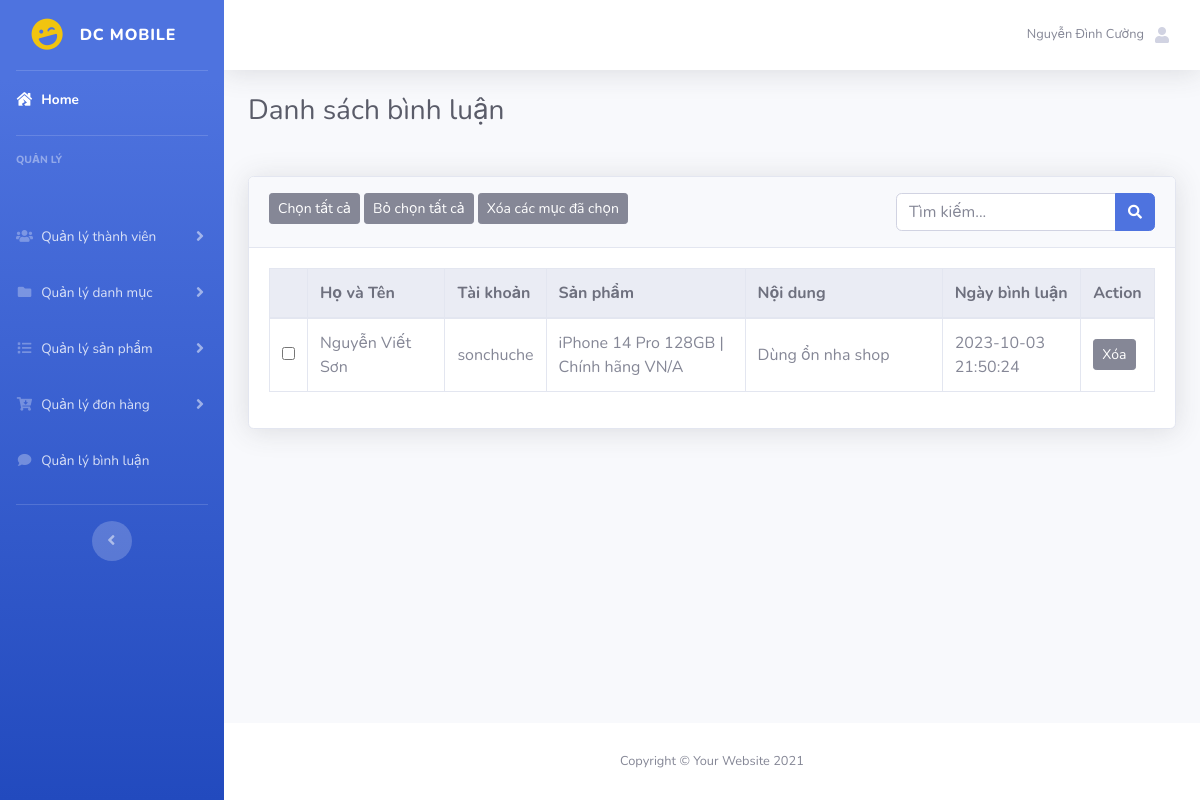
Before: /admin/index.php?act=listbl (signed in) with the older database file.
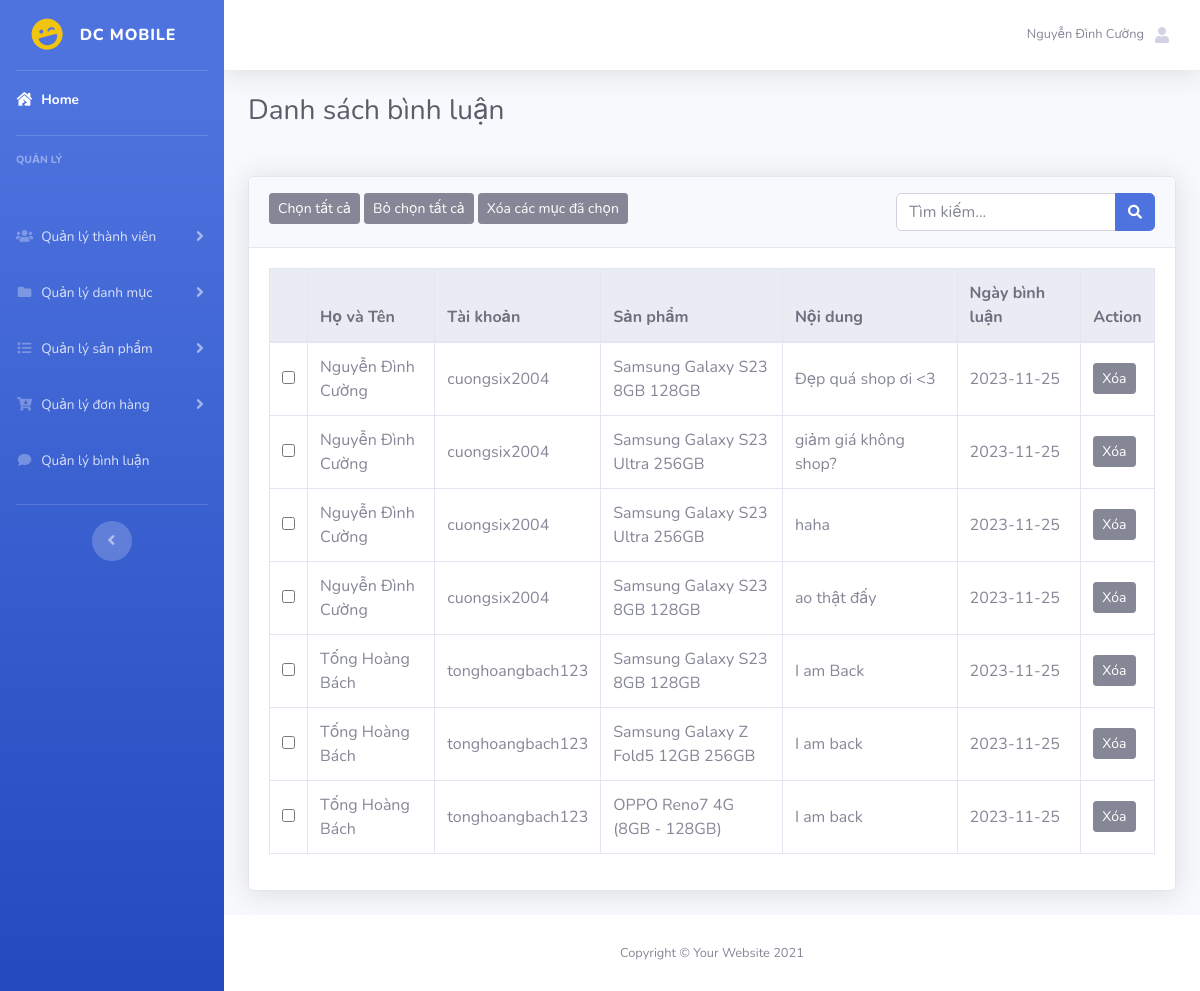
After: the same page with the newer database file.
### tables this page shows
CREATE TABLE `binhluan` (
  `id` int(5) NOT NULL,
  `idtaikhoan` int(5) NOT NULL,
  `idsanpham` int(5) NOT NULL,
  `noidung` varchar(255) NOT NULL,
  `ngaybinhluan` date DEFAULT NULL
);

CREATE TABLE `taikhoan` (
  `id` int(5) NOT NULL,
  `hovaten` varchar(50) DEFAULT NULL,
  `tendangnhap` varchar(50) NOT NULL,
  `matkhau` varchar(50) NOT NULL,
  `email` varchar(255) NOT NULL,
  `sodienthoai` varchar(20) DEFAULT NULL,
  `diachi` varchar(255) DEFAULT NULL,
  `role` tinyint(5) NOT NULL DEFAULT 0
);

CREATE TABLE `sanpham` (
  `id` int(5) NOT NULL,
  `iddm` int(5) NOT NULL,
  `tensp` varchar(255) NOT NULL,
  `giasp` int(20) NOT NULL DEFAULT 0,
  `giakm` int(20) NOT NULL,
  `image` varchar(255) DEFAULT NULL,
  `soluong` int(5) NOT NULL DEFAULT 0,
  `trangthai` tinyint(1) NOT NULL DEFAULT 0 COMMENT '0. còn hàng 1. hết hàng',
  `khuyenmai` int(10) NOT NULL DEFAULT 0,
  `mota` text DEFAULT NULL,
  `luotxem` int(20) NOT NULL DEFAULT 0
);

### model/pdo.php (called while the page is built, shortened)
<?php
function pdo_get_connection(){
    $servername = "localhost";
    $username = "root";
    $password = "";
    try {
        $conn = new PDO("mysql:host=$servername;dbname=du_an_1", $username, $password);
        $conn->setAttribute(PDO::ATTR_ERRMODE, PDO::ERRMODE_EXCEPTION);
        return $conn;
    } catch(PDOException $e) {
        echo "Connection failed: " . $e->getMessage();
    }
}
function pdo_query($sql){
    $sql_args=array_slice(func_get_args(),1);
    try{
        $conn=pdo_get_connection();
        $stmt=$conn->prepare($sql);
        $stmt->execute($sql_args);
        $rows=$stmt->fetchAll();
        return $rows;
    }
    catch(PDOException $e){
        throw $e;
    }
    finally{
        unset($conn);
    }
}
?>

### model/binhluan.php (called while the page is built, shortened)
<?php
 function load_all_bl($kyw){
    $query="SELECT binhluan.*, taikhoan.hovaten, taikhoan.tendangnhap, sanpham.tensp FROM binhluan
    INNER JOIN taikhoan ON binhluan.idtaikhoan=taikhoan.id INNER JOIN sanpham ON binhluan.idsanpham=sanpham.id WHERE 1";
    $query .=" ORDER BY id asc";
    return pdo_query($query);
}
?>

### admin/binhluan/list.php (the view)
<div class="container-fluid">
    <h1 class="h3 mb-2 text-gray-800 mb-5">Danh sách bình luận</h1>
    <div class="card shadow mb-4">
        <div class="card-header py-3">
            <button type="button" class="btn btn-secondary btn-sm" onclick="chontatca()">Chọn tất cả</button>
            <button type="button" class="btn btn-secondary btn-sm" onclick="bochontatca()">Bỏ chọn tất cả</button>
            <button type="button" class="btn btn-secondary btn-sm">Xóa các mục đã chọn</button>
            <form action="?act=listbl" method="post" class="float-right">
                <div class="input-group">
                    <input type="text" class="form-control" name="kyw" placeholder="Tìm kiếm...">
                    <div class="input-group-append">
                        <button class="btn btn-primary" type="submit" name="search">
                            <i class="fas fa-search fa-sm"></i>
                        </button>
                    </div>
                </div>
            </form>
        </div>
        <div class="card-body">
            <div class="table-responsive">
                <table class="table table-bordered" width="100%" cellspacing="0">
                    <thead class="thead-light">
                        <tr>
                            <th></th>
                            <th>Họ và Tên</th>
                            <th>Tài khoản</th>
                            <th>Sản phẩm</th>
                            <th>Nội dung</th>
                            <th>Ngày bình luận</th>
                            <th>Action</th>
                        </tr>
                    </thead>
                    <tbody>
                        <?php
                            foreach ($listbl as $bl) {
                                extract($bl);
                                echo '<tr>
                                        <td class="text-center align-middle"><input type="checkbox" name="select"></td>
                                        <td class="col-2 align-middle">'.$hovaten.'</td>
                                        <td class="col-1 align-middle">'.$tendangnhap.'</td>
                                        <td class="col-3 align-middle">'.$tensp.'</td>
                                        <td  class="col-3 align-middle">'.$noidung.'</td>
                                        <td class="col-2 align-middle">'.$ngaybinhluan.'</td>
                                        <td class="col-1 align-middle"><a href="?act=xoabl&id='.$id.'"><button class="btn btn-secondary btn-sm">Xóa</button></a></td>
                                    </tr>';
                            }
                        ?>
                    </tbody>
                </table>
            </div>
        </div>
    </div>
</div>

Changed rows visible on the page:
removed binhluan: idtaikhoan.hovaten "Nguyễn Viết Sơn", idtaikhoan.tendangnhap "sonchuche", idsanpham.tensp "iPhone 14 Pro 128GB | Chính hãng VN/A", noidung "Dùng ổn nha shop", ngaybinhluan "2023-10-03 21:50:24"
added binhluan: idtaikhoan.hovaten "Nguyễn Đình Cường", idtaikhoan.tendangnhap "cuongsix2004", idsanpham.tensp "Samsung Galaxy S23 8GB 128GB", noidung "Đẹp quá shop ơi <3", ngaybinhluan "2023-11-25"
added binhluan: idtaikhoan.hovaten "Nguyễn Đình Cường", idtaikhoan.tendangnhap "cuongsix2004", idsanpham.tensp "Samsung Galaxy S23 Ultra 256GB", noidung "giảm giá không shop?", ngaybinhluan "2023-11-25"
added binhluan: idtaikhoan.hovaten "Nguyễn Đình Cường", idtaikhoan.tendangnhap "cuongsix2004", idsanpham.tensp "Samsung Galaxy S23 Ultra 256GB", noidung "haha", ngaybinhluan "2023-11-25"
added binhluan: idtaikhoan.hovaten "Nguyễn Đình Cường", idtaikhoan.tendangnhap "cuongsix2004", idsanpham.tensp "Samsung Galaxy S23 8GB 128GB", noidung "ao thật đấy", ngaybinhluan "2023-11-25"
added binhluan: idtaikhoan.hovaten "Tống Hoàng Bách", idtaikhoan.tendangnhap "tonghoangbach123", idsanpham.tensp "Samsung Galaxy S23 8GB 128GB", noidung "I am Back", ngaybinhluan "2023-11-25"
added binhluan: idtaikhoan.hovaten "Tống Hoàng Bách", idtaikhoan.tendangnhap "tonghoangbach123", idsanpham.tensp "Samsung Galaxy Z Fold5 12GB 256GB", noidung "I am back", ngaybinhluan "2023-11-25"
added binhluan: idtaikhoan.hovaten "Tống Hoàng Bách", idtaikhoan.tendangnhap "tonghoangbach123", idsanpham.tensp "OPPO Reno7 4G (8GB - 128GB)", noidung "I am back", ngaybinhluan "2023-11-25"
